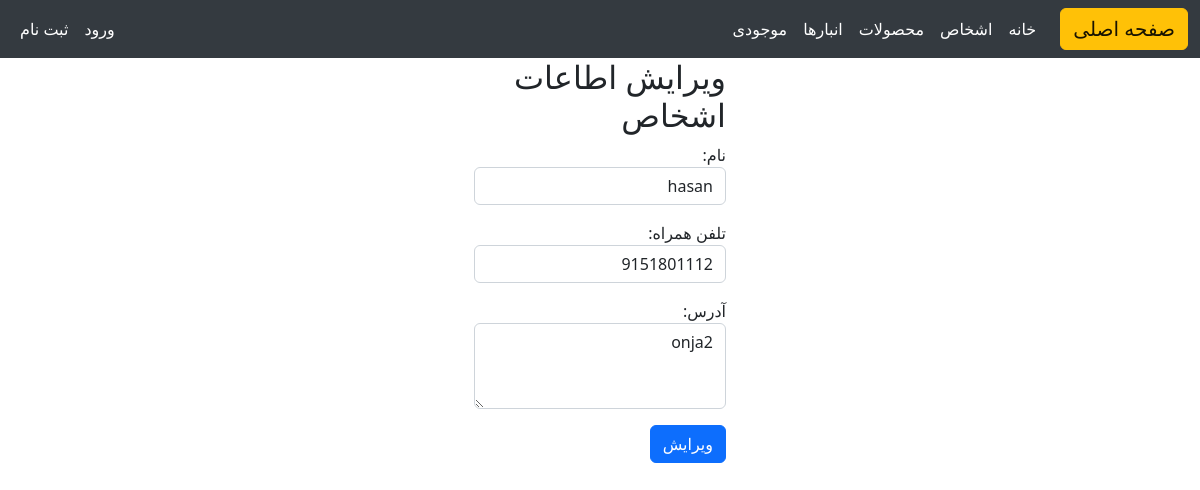
Screenshot of /account/personupdate/1/ with the database file from the repository.
### account/models.py (models this page shows, shortened)
class Person(models.Model):
    name = models.CharField(max_length=128)
    phone = models.CharField(null=True , blank=True , default='09000000000', max_length=11)
    address = models.CharField(max_length=256 , null=True , blank=True)

### account/views.py (the view, shortened to what this page needs)
# urls.py: path('personupdate/<int:pk>/',PersonUpdateView.as_view(), name='person_update'),
class PersonUpdateView(View):
    form_class = PersonRegisterForm
    def get(self, request, pk):
        person = get_object_or_404(Person, pk=pk)
        form = self.form_class(instance=person)
        return render(request, "account/pesron_update.html", {"form": form})

### account/forms.py
class PersonRegisterForm(forms.ModelForm):
    class Meta:
        model = Person
        fields = ["name", "phone", "address",]
        widgets = {
            "name": forms.TextInput(
                attrs={"class": "form-control", "placeholder": "نام و نام خانوادگی"}
            ),
            "phone": forms.TextInput(
                attrs={"class": "form-control", "placeholder": "موبایل"}
            ),
            "address": forms.Textarea(
                attrs={"class": "form-control", "rows": 3, "placeholder": "آدرس"}
            ),
        }
        labels = {  # برچسب‌های سفارشی برای فیلدهای موجود در مدل
            'name': 'نام',
            'phone': 'تلفن همراه',
            'address': 'آدرس',
        }

### account/templates/account/pesron_update.html (shortened to what this page needs)
{% extends 'base.html' %}
{% block content %}
<div class="container w-25 " , align="right">
    <h2>ویرایش اطاعات اشخاص</h2>
    <form method="post" action="">
        {{ form.as_p }}
        <button type="submit" class="btn btn-primary">ویرایش</button>
    </form>
    </div>
{% endblock content %}

### rows the page displays
Person: name "hasan", phone "9151801112", address "onja2"
